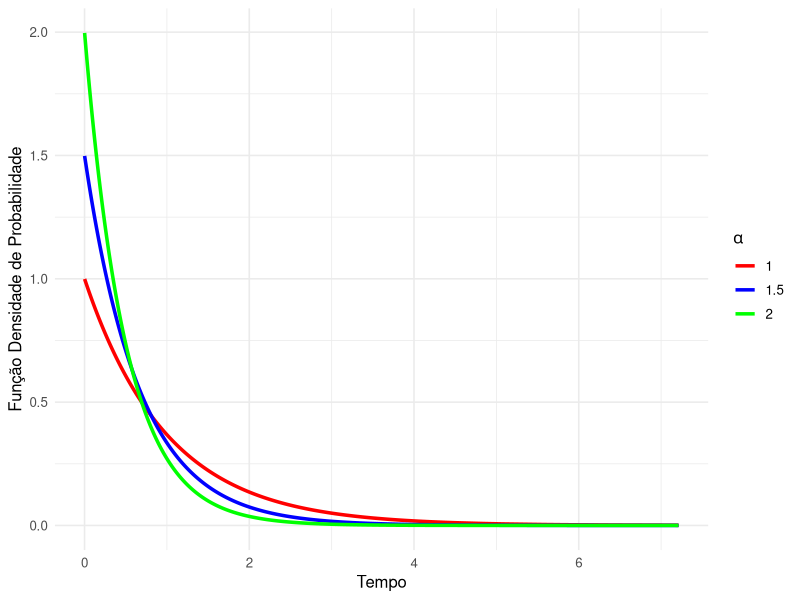
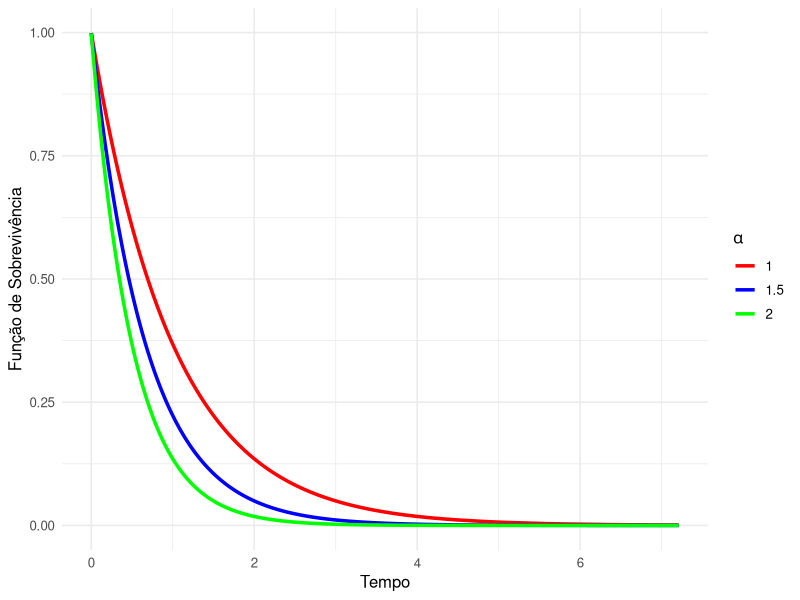
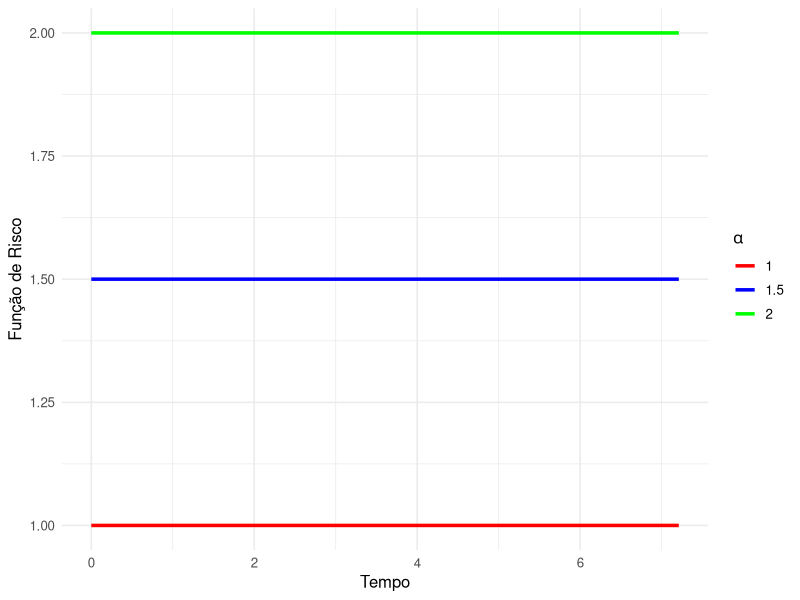
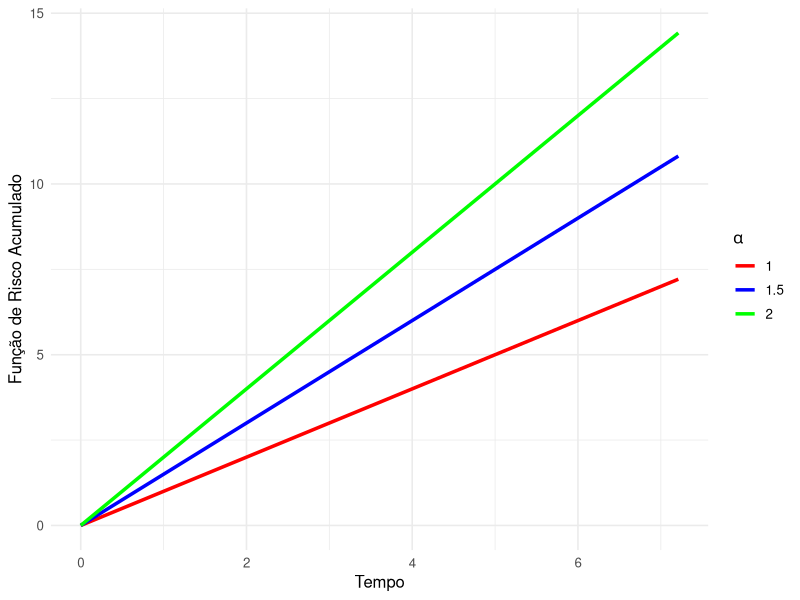
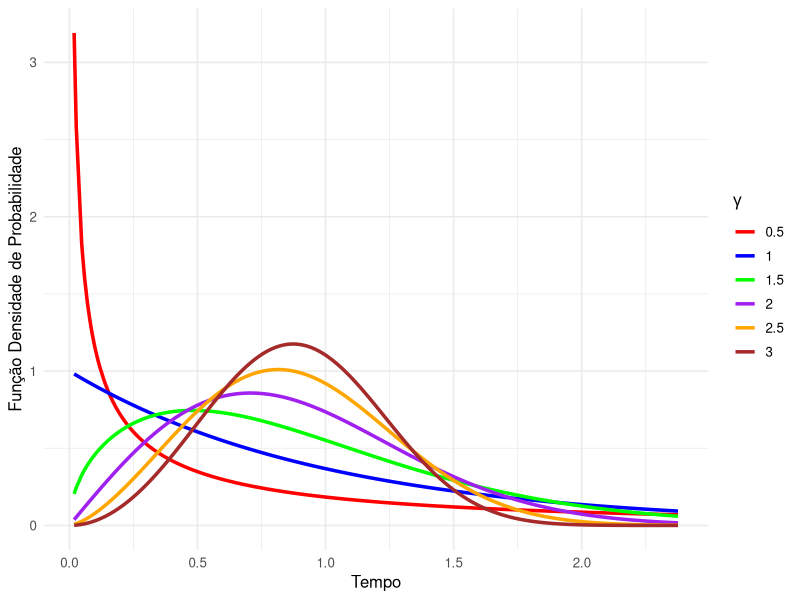
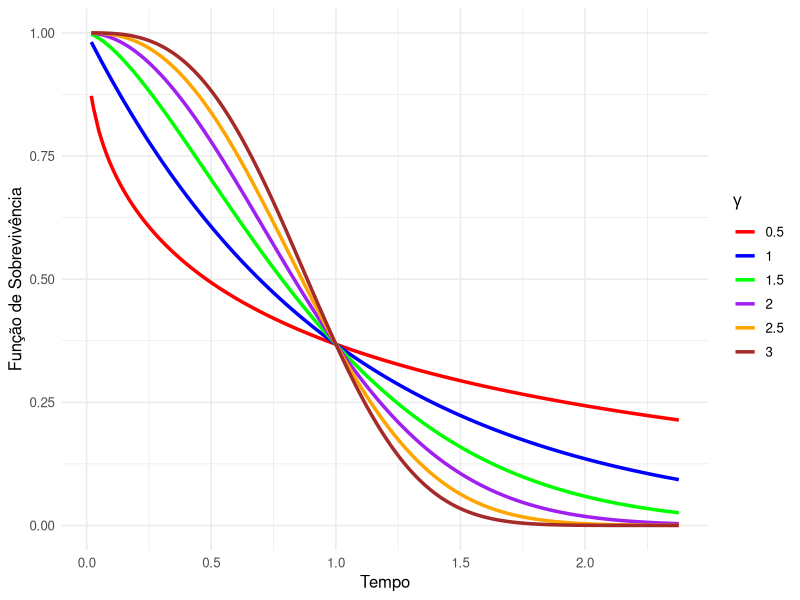
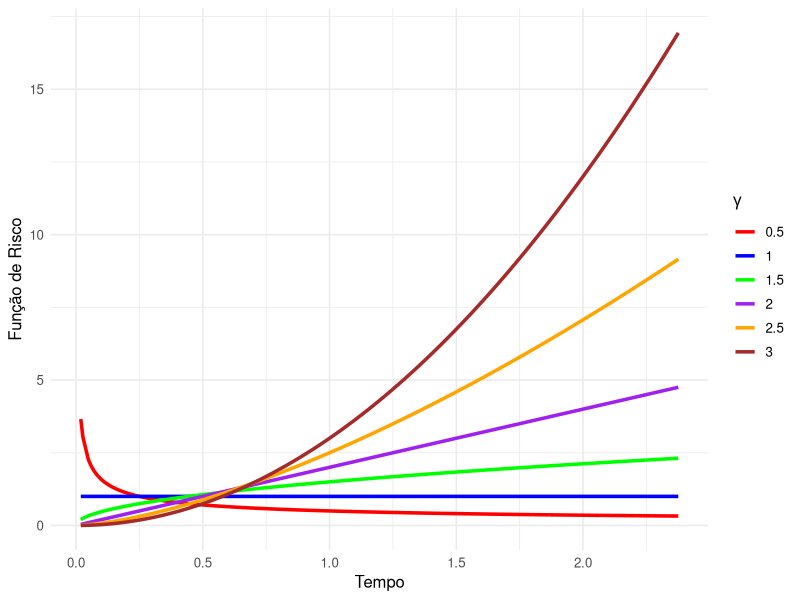
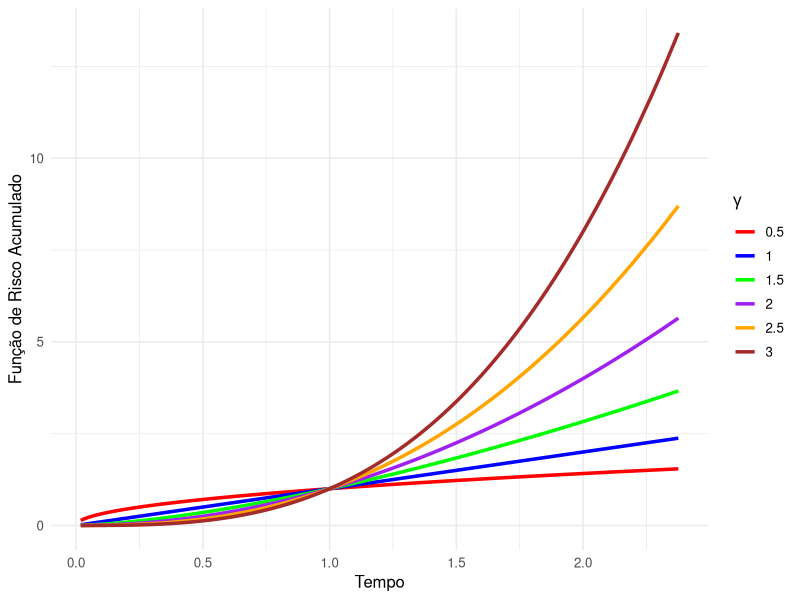

These figures' R source, in order:
## ---- chunk 1
library(dplyr)
library(ggplot2)

# Semente
set.seed(123)

# Tamanho Amostral
n <- 1000
## ---- chunk 2
#| fig-cap: "Funções Densidade de Probabilidade, Sobrevivência, Risco e Risco Acumulado segundo uma Distribuição Exponencial para diferentes valores do parâmetro de taxa."
#| fig-cap-location: top
#| fig-subcap: 
#| - "Função Densidade de Probabilidade"
#| - "Função de Sobrevivência"
#| - "Função de Risco"
#| - "Função de Risco Acumulado"
#| layout-ncol: 2
#| layout-nrow: 2
#| label: fig-CurvasExp


# ---------------------------
# [1] DISTRIBUIÇÃO EXPONENCIAL
# ---------------------------
# -------------
# [1.1] FUNÇÕES
# -------------
ftexp <- function(t, alpha) alpha * exp(-alpha * t)
Stexp <- function(t, alpha) exp(-alpha * t)
htexp <- function(t, alpha) rep(alpha, length(t))
Ltexp <- function(t, alpha) alpha * t

# ----------------------------------------
# [1.2] SIMULAÇÃO E VARIAÇÃO DE PARÂMETROS
# ----------------------------------------
tempo <- rexp(n, rate = 1) # Simulando dados de uma exponencial
alphas <- c(1, 1.5, 2)     # Valores do parâmetro a serem avaliados

# Criando um Data Frame com valores das funções
dados <- do.call(rbind, lapply(alphas, function(alpha) {
  data.frame(
    tempo = sort(tempo),
    ft = ftexp(sort(tempo), alpha),
    St = Stexp(sort(tempo), alpha),
    ht = htexp(sort(tempo), alpha),
    Lt = Ltexp(sort(tempo), alpha),
    alpha = factor(alpha)
  )
}))

# --------------------
# [1.3] FUNÇÃO GRÁFICA
# --------------------

PlotFunction <- function(dados, ft, label) {
  ggplot(data = dados, aes_string(x = "tempo", y = ft, color = "alpha")) +
    geom_line(size = 1.2) +
    labs(
      x = "Tempo",
      y = label, 
      color = expression(alpha)
    ) +
    scale_color_manual(
      values = c("red", "blue", "green"),
      labels = scales::parse_format()(levels(dados$alpha))
    ) +
    theme_minimal(base_size = 12)
}

# Plotando a função densidade de probabilidade
PlotFunction(dados, "ft", "Função Densidade de Probabilidade")

# Plotando a função de sobrevivência
PlotFunction(dados, "St", "Função de Sobrevivência")

# Plotando a função de risco
PlotFunction(dados, "ht", "Função de Risco")

# Plotando a função de risco acumulado
PlotFunction(dados, "Lt", "Função de Risco Acumulado")
## ---- chunk 3
#| fig-cap: "Funções Densidade de Probabilidade, Sobrevivência, Risco e Risco Acumulado segundo uma Distribuição Weibull para diferentes valores do parâmetro de forma."
#| fig-cap-location: top
#| fig-subcap: 
#| - "Função Densidade de Probabilidade"
#| - "Função de Sobrevivência"
#| - "Função de Risco"
#| - "Função de Risco Acumulado"
#| layout-ncol: 2
#| layout-nrow: 2
#| label: fig-CurvasWeibull

# ------------------------
# [2] DISTRIBUIÇÃO WEIBULL
# ------------------------
# -------------
# [2.1] FUNÇÕES
# -------------
ftWei <- function(t, gamma, alpha) {
  ft <- gamma*alpha^(-gamma)*t^(gamma-1)*exp(-(t/alpha)^gamma)
  return(ft)
}
StWei <- function(t, gamma, alpha) {
  St <- exp(-(t/alpha)^gamma)
  return(St)
}
htWei <- function(t, gamma, alpha) {
  ht <- gamma*alpha^(-gamma)*t^(gamma-1)
  return(ht)
}
LtWei <- function(t, gamma, alpha) {
  Lt <- (t/alpha)^gamma
  return(Lt)
}

# ----------------------------------------
# [2.2] SIMULAÇÃO E VARIAÇÃO DE PARÂMETROS
# ----------------------------------------
tempo <- rweibull(n, shape = 2, scale = 1) # Simulando dados de uma Weibull
alpha <- 1                                 # Fixo para simplificar
gammas <- c(0.5, 1.0, 1.5, 2.0, 2.5, 3.0)  # # Valores do parâmetro a serem avaliados

# Criando um Data Frame com valores das funções
dados <- do.call(rbind, lapply(gammas, function(gamma) {
  data.frame(
    tempo = sort(tempo),
    ft = ftWei(sort(tempo), gamma, alpha),
    St = StWei(sort(tempo), gamma, alpha),
    ht = htWei(sort(tempo), gamma, alpha),
    Lt = LtWei(sort(tempo), gamma, alpha),
    gamma = factor(gamma)
  )
}))

# --------------------
# [2.3] FUNÇÃO GRÁFICA
# --------------------
PlotFunction <- function(dados, ft, label) {
  ggplot(data = dados, aes_string(x = "tempo", y = ft, color = "gamma")) +
    geom_line(size = 1.2) +
    labs(
      x = "Tempo",
      y = label, 
      color = expression(gamma)
    ) +
    scale_color_manual(
      values = c("red", "blue", "green", "purple", "orange", "brown"),
      labels = scales::parse_format()(levels(dados$gamma))
    ) +
    theme_minimal(base_size = 12)
}

# Plotando a função densidade de probabilidade
PlotFunction(dados, "ft", "Função Densidade de Probabilidade")

# Plotando a função de sobrevivência
PlotFunction(dados, "St", "Função de Sobrevivência")

# Plotando a função de risco
PlotFunction(dados, "ht", "Função de Risco")

# Plotando a função de risco acumulado
PlotFunction(dados, "Lt", "Função de Risco Acumulado")
## ---- chunk 4
#| fig-cap: "Funções Densidade de Probabilidade, Sobrevivência, Risco e Risco Acumulado segundo uma Distribuição Log-normal para diferentes valores do parâmetro de média."
#| fig-cap-location: top
#| fig-subcap: 
#| - "Função Densidade de Probabilidade"
#| - "Função de Sobrevivência"
#| - "Função de Risco"
#| - "Função de Risco Acumulado"
#| layout-ncol: 2
#| layout-nrow: 2
#| label: fig-CurvasLognormal

# ---------------------------
# [3] DISTRIBUIÇÃO LOG-NORMAL
# ---------------------------
# -------------
# [3.1] FUNÇÕES
# -------------
ftlnorm <- function(t, mu, sigma) {
  (1 / (t * sigma * sqrt(2 * pi))) * exp(-0.5 * ((log(t) - mu) / sigma)^2)
}

Stlnorm <- function(t, mu, sigma) {
  pnorm((-log(t) + mu) / sigma, lower.tail = TRUE)
}

htlnorm <- function(t, mu, sigma) {
  ftlnorm(t, mu, sigma) / Stlnorm(t, mu, sigma)
}

Ltlnorm <- function(t, mu, sigma) {
  -log(Stlnorm(t, mu, sigma))
}

# ----------------------------------------
# [3.2] SIMULAÇÃO E VARIAÇÃO DE PARÂMETROS
# ----------------------------------------
tempo <- rlnorm(n, meanlog = 0, sdlog = 1) # Simulando dados de uma Log-normal
mus <- c(0, 0.5, 1, 1.5, 2)                # Valores de mu
sigma <- 1                                 # Valor fixo de sigma

# Criando um Data Frame com valores das funções
dados <- do.call(rbind, lapply(mus, function(mu) {
  data.frame(
    tempo = sort(tempo),
    ft = ftlnorm(sort(tempo), mu, sigma),
    St = Stlnorm(sort(tempo), mu, sigma),
    ht = htlnorm(sort(tempo), mu, sigma),
    Lt = Ltlnorm(sort(tempo), mu, sigma),
    mu = factor(mu)
  )
}))

# --------------------
# [3.3] FUNÇÃO GRÁFICA
# --------------------
PlotFunction <- function(dados, ft, label) {
  ggplot(data = dados, aes_string(x = "tempo", y = ft, color = "mu")) +
    geom_line(size = 1.2) +
    labs(
      x = "Tempo",
      y = label, 
      color = expression(mu)
    ) +
    scale_color_manual(
      values = c("red", "blue", "green", "purple", "orange"),
      labels = scales::parse_format()(levels(dados$mu))
    ) +
    theme_minimal(base_size = 12)
}

# Plotando a função densidade de probabilidade
PlotFunction(dados, "ft", "Função Densidade de Probabilidade")

# Plotando a função de sobrevivência
PlotFunction(dados, "St", "Função de Sobrevivência")

# Plotando a função de risco
PlotFunction(dados, "ht", "Função de Risco")

# Plotando a função de risco acumulado
PlotFunction(dados, "Lt", "Função de Risco Acumulado")
## ---- chunk 5
#| tbl-cap: "Comparação da dez primeiras observações entre o valor Real e Estimado da Função de Sobrevivência."
#| label: tbl-EMVexpSt
#| tbl-cap-location: top

# Configuração inicial
set.seed(123)
n <- 1000    # Tamanho amostral
rate <- 1.5  # Parâmetro verdadeiro

# ---------------------------
# [1] Função de Sobrevivência
# ---------------------------
Stexp <- function(t, alpha) exp(-alpha * t)

# -------------------------
# [2] Simulação e Estimação
# -------------------------
tempo <- rexp(n, rate = rate) # Simulação de tempos de sobrevivência
emvExp <- n / sum(tempo)       # Estimador de Máxima Verossimilhança (EMV)

# -------------------------
# [3] Organização dos Dados
# -------------------------
dados <- data.frame(
  Tempo = sort(tempo),
  St = Stexp(sort(tempo), rate),
  StEst = Stexp(sort(tempo), emvExp)
)

library(knitr)

knitr::kable(
  round(head(dados, 10), 4), 
  col.names = c("Tempo", "$S(t)$", "$\\hat{S}(t)$"),
  escape = FALSE,
  align = 'c',
  booktabs = TRUE
)
## ---- chunk 6
#| fig-cap: "Comparação do verdadeiro valor do parâmetro $\\alpha$ com sua estimativa de máxima verossimilhança."
#| label: fig-CompEMVexp
#| fig-cap-location: top

library(ggplot2)

ggplot(dados, aes(x = Tempo)) +
  geom_line(aes(y = St, color = "alpha"), lwd = 2) +
  geom_line(aes(y = StEst, color = "emvAlpha"), lwd = 1, lty = 4) +
  scale_color_manual(
    values = c("alpha" = "black", "emvAlpha" = "red"),
    labels = c(
      bquote(alpha == .(rate)),
      bquote(hat(alpha) == .(round(emvExp, 2)))
    )
  ) +
  labs(
    x = "Tempo",
    y = "Probabilidade de Sobrevivência",
    color = "Parâmetro"
  ) +
  theme_minimal(base_size = 11) +
  theme(legend.position = "top")
## ---- chunk 7
# ----------------------
# Configurações Iniciais
# ----------------------

# Ativação de Pacotes
library(knitr)
library(ggplot2)

# Semente
set.seed(123)

# Tamanho Amostral
n <- 1000

# --------------------
# Distribuição Weibull
# --------------------
# -------------------
# Simulação dos Dados
# -------------------

w_shape <- 2   # Parâmetro de Forma
w_scale <- 1.5 # Parâmetro de Escala

# Simulação
w_dados <- rweibull(n, shape = w_shape, scale = w_scale)
## ---- chunk 8
# -----------------
# [1] Algoritmo
# -----------------
# ---------------------
# [1.1] Vetor Gradiente
# ---------------------
GRADIEN <- function(times, theta) {
  # Número de observações
  n <- length(times)
  
  # Distição dos parâmetros
  gamma <- theta[1] # Parâmetro de forma
  alpha <- theta[2] # Parâmetro de escala
  
  # Mudando o nome p/ facilitar a escrita
  t <- times
  
  # Derivadas Parciais
  DerivGamma <- n/gamma - log(alpha)*n + sum(log(t)) - sum(((t/alpha)^gamma)*log(t/alpha))
  DerivAlpha <- -(gamma/alpha)*n + gamma*(alpha^(-gamma-1))*sum(t^gamma)
  
  # Vetor Gradiente
  gradient <- c(DerivGamma, DerivAlpha)
    
  # Retornar
  return(gradient)
}

# ---------------------
# [1.2] Matriz Hessiana
# ---------------------
HESSIAN <- function(times, theta) {
  # Número de observações
  n <- length(times)
  
  # Distição dos parâmetros
  gamma <- theta[1] # Parâmetro de forma
  alpha <- theta[2] # Parâmetro de escala
  
  # Mudando o nome p/ facilitar a escrita
  t <- times
  
  # Derivadas de 2ª ordem
  D2Gamma <- - n/gamma^2 - sum(((t/alpha)^gamma)*(log(t/alpha)^2))
  D2Alpha <- - (gamma/alpha^2)*n - gamma*(gamma + 1)*(alpha^(-gamma-2))*sum(t^gamma)
  D2 <- -n*alpha + (alpha^(-gamma-1))*sum((t^gamma)*(gamma*log(t/alpha) + 1))
    
  # Matriz Hessiana
  H <- matrix(
    data = c(D2Gamma, D2, D2, D2Alpha),
    nrow = 2, ncol = 2
  )
  
  # Retornar
  return(H)
}

# ----------------------------------------
# [1.3] Método Iterativo de Newton-Raphson
# ----------------------------------------
theta0 <- c(1, 1) # Chute Inicial
diff <- 1         # Diferença entre o passo atual e o passo anterior
error <- 10^(-8)  # Erro tolerável
id <- 1           # Contador da iteração

# Iteração
while (diff > error) {
  # Vetor Gradiente e Matriz Hessiana
  U <- GRADIEN(times = w_dados, theta = theta0) # Vetor Escore
  H <- HESSIAN(times = w_dados, theta = theta0) # Matriz Hessiana
  
  # Solução do sistema linear H %*% solution = U
  solution <- solve(H, U)
  
  # Atualização do Algoritmo
  theta1 <- theta0 - solution
  
  # Diferença entre os parâmetros
  diff <- max(abs(theta1 - theta0))
  
  # Imprimir resultados na tela
  #cat("Iteração:", id, " -  Estimativa = (Forma:", theta1[1], ", Escala:", theta1[2], ") \n")
  
  # Controle do Algoritmo
  theta0 <- theta1
  id <- id + 1
}

# Impressão de resultados
cat("Número de Iterações Necessárias:", id, "\n")
cat("Estimativa para o parâmetro de forma:", theta1[1], "\n")
cat("Estimativa para o parâmetro de forma:", theta1[2], "\n")
## ---- chunk 9
# ------------------
# [2] Função `optim`
# ------------------
# ---------------------------
# [2] Função a ser maximizada
# ---------------------------
# Definindo Função Log-verossimilhança
logVerossimil <- function(times, theta) {
  # Número de observações
  n <- length(times)
  
  # Distição dos parâmetros
  gamma <- theta[1] # Parâmetro de forma
  alpha <- theta[2] # Parâmetro de escala
  
  # Mudando o nome p/ facilitar a escrita
  t <- times
  
  # Função Log-verossimilhança
  flv <- log(gamma)*n - gamma*log(alpha)*n + (gamma - 1)*sum(log(t)) - sum((t/alpha)^gamma)
  
  # Retorna o valor simétrico
  return(-flv)
}

# ----------------------------------------
# [2.2] Método Iterativo de Newton-Raphson
# ----------------------------------------
# Vetor de Parâmetros: Chute inicial
theta0 <- c(1, 1)

# Obtendo as estimativas
estimate <- optim(
  par = theta0,
  fn = logVerossimil,
  method = "BFGS",
  hessian = TRUE,
  times = w_dados
)

# Impressão de resultados
cat("O método convergiu?", estimate$convergence==0, "\n")
cat("Estimativa para o parâmetro de forma:", estimate$par[1], "\n")
cat("Estimativa para o parâmetro de escala:", estimate$par[2], "\n")
## ---- chunk 10
#| tbl-cap: "Real e Estimado para as Funções de Sobrevivência da Distribuição Weibull"
#| label: tbl-EMVweibullSt
#| tbl-cap-location: top

# Função de Sobrevivência
StWei <- function(t, gamma, alpha) exp(-(t/alpha)^gamma)

# Data Frame
dfWeibull <- data.frame(
  Tempo = sort(w_dados),
  St = StWei(sort(w_dados), w_shape, w_scale),
  StEst = StWei(sort(w_dados), estimate$par[1], estimate$par[2])
)

library(knitr)

knitr::kable(
  round(head(dados, 10), 4), 
  col.names = c("Tempo", "$S(t)$", "$\\hat{S}(t)$"),
  escape = FALSE,
  align = 'c',
  booktabs = TRUE
)
## ---- chunk 11
#| fig-cap: "Comparação do verdadeiro valor dos parâmetros $\\gamma$ e $\\alpha$ com suas estimativas de máxima verossimilhança."
#| label: fig-CompEMVWeibull
#| fig-cap-location: top

ggplot(dfWeibull, aes(x = Tempo)) +
  geom_line(aes(y = St, color = "Verdadeiro"), lwd = 2) +
  geom_line(aes(y = StEst, color = "EMV"), lwd = 1, lty = 4) +
  scale_color_manual(
    values = c("Verdadeiro" = "black", "EMV" = "red"),
    labels = c(
      bquote("Verdadeiro: " ~ gamma == .(w_shape) ~ "," ~ alpha == .(w_scale)),
      bquote("EMV: " ~ hat(gamma) == .(round(estimate$par[1], 2)) ~ "," ~ hat(alpha) == .(round(estimate$par[2], 2)))
    )
  ) +
  labs(
    x = "Tempo",
    y = expression(S(t)), 
    color = "Parâmetros"
  ) + 
  theme_minimal() +
  theme(legend.position = "top")

## ---- chunk 12
#| tbl-cap: "Dados de Sobrevivência Simulados com Tempos de Falha Censurados."
#| label: tbl-DATASIMULCENS
#| tbl-cap-location: top

# -----------------------
# [1] Ativação de Pacotes
# -----------------------

library(survival)
library(ggplot2)

# Definindo Semente
set.seed(123356789)

# -----------------------
# [2] Simulação dos Dados
# -----------------------
n <- 1000     # Número total de observações
gamma <- 3/2  # Parâmetro de forma da Weibull
alpha <- 1    # Parâmetro de escala da Weibull
exp.rate <- 1 # Parâmetro de taxa da exponencial

# Vetores para armazenar os resultados
t <- numeric(n)
c <- numeric(n)
times <- numeric(n)

# Iteração de geração
for (i in 1:n) {
  t[i] <- rweibull(1, shape=gamma, scale=alpha) # Tempo de falha
  c[i] <- rexp(1, rate=exp.rate)                # Censura
  
  # Tempo de Falha observado
  times[i] <- min(t[i], c[i])
}

# Variável indicadora
delta <- ifelse(t <= c, 1, 0)

# Dados simulados
dados <- data.frame(times, delta)
prop.cens <- 1 - mean(dados$delta)

library(knitr)

knitr::kable(
  round(head(dados, 10), 4), 
  col.names = c("Tempo", "Censura"),
  escape = FALSE,
  align = 'c',
  booktabs = TRUE
)
## ---- chunk 13
#| fig-cap: "Histograma dos dados simulados."
#| label: fig-HistSimulCens
#| fig-cap-location: top

# Histograma
ggplot(data = dados, aes(x = times)) +
  geom_histogram(bins = 18, fill = "blue") +
  labs(x = "Tempo", y = "Frequência") +
  theme_minimal(base_size = 14)
## ---- chunk 14
#| fig-cap: "Comparação das Curvas de Sobrevivência de Kaplan-Meier, Modelo Exponencial e Modelo Weibull."
#| label: fig-CompCurvSobr
#| fig-cap-location: top

# -------------
# [3] Estimação
# -------------
# -------------------------------
# [3.1] Estimação Não Paramátrica
# -------------------------------
# ---------------------------------
# [3.1.1] Estimador de Kaplan-Meier
# ---------------------------------

# Modelo de Kaplan-Meier
ekm <- survfit(Surv(times, delta) ~ 1, data = dados)

# Formatando como DataFrame
data.km <- data.frame(Time=ekm$time, Survival=ekm$surv, Estimation="Kaplan-Meier")


# ---------------------------
# [3.2] Estimação Paramátrica
# ---------------------------
# --------------------------------
# [3.2.1] Distribuição Exponencial
# --------------------------------

# Função de Sobrevivência
st.exp <- function(t, alpha) exp(-alpha * t)

# EMV de α
emv.exp <- sum(dados$delta) / sum(dados$times)

# Formatando como DataFrame
data.exp <- data.frame(Time=dados$times, Survival=st.exp(dados$times, emv.exp), 
                       Estimation="Modelo Exponencial")

# ----------------------------
# [3.2.1] Distribuição Weibull
# ----------------------------

# Função de Sobrevivência
st.weib <- function(t, gamma, alpha) exp(-(t / alpha)^gamma)

# Função Log-verossimilhança
logWeibull <- function(par, dados){
  gamma <- par[1]   # Parâmetro de forma
  alpha <- par[2]   # Parâmetro de escala
  t <- dados$times  # Tempo de falha
  c <- dados$delta  # Variável indicadora
  
  ft <- dweibull(x=t, shape=gamma, scale=alpha)
  st <- 1 - pweibull(q=t, shape=gamma, scale=alpha)
  
  flv <- sum(c*log(ft) + (1 - c)*log(st))
  return(-flv)
}

# Maximizando
theta0 <- c(0.5, 0.5)
estimate <- optim(par = theta0, fn = logWeibull,
                  gr = NULL, method = "BFGS", 
                  hessian = TRUE, dados = dados)

# Formatando como DataFrame
data.weib <- data.frame(Time=dados$times, Survival=st.weib(dados$times, estimate$par[1], estimate$par[2]), 
                       Estimation="Modelo Weibull")

# --------------------
# [4] Análise Conjunta
# --------------------

# Unindo os dados para visualização
all.data <- rbind(data.km, data.exp, data.weib)

# Gráfico com ggplot2
ggplot(all.data, aes(x = Time, y = Survival)) +
  geom_line(aes(color = Estimation, lwd = Estimation)) +
  labs(x = "Tempo", y = "Probabilidade de Sobrevivência") +
  theme_minimal(base_size = 11) +
  theme(legend.position = "top",
        legend.text = element_text(size = 10)) +
  scale_color_manual(values = c("blue", "green", "red")) +
  scale_linewidth_manual(values = c(1.5, 1.5, 1.2))
